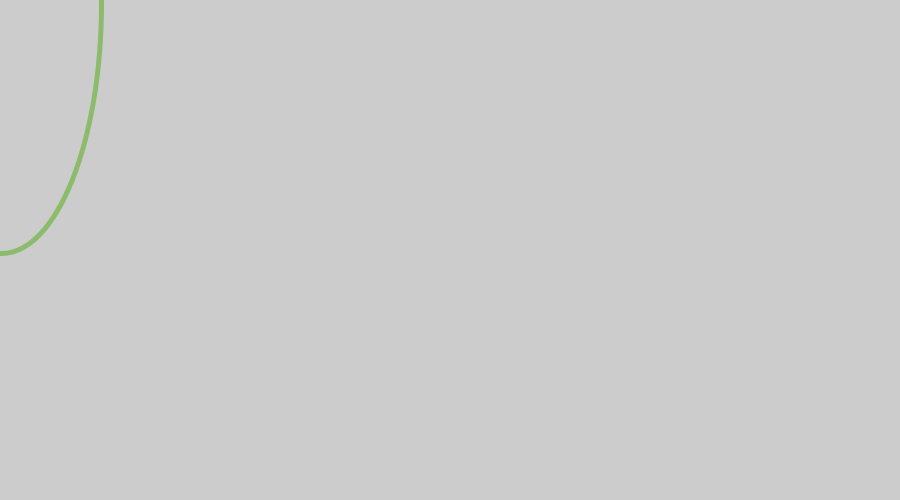
Frame 1 (no input)
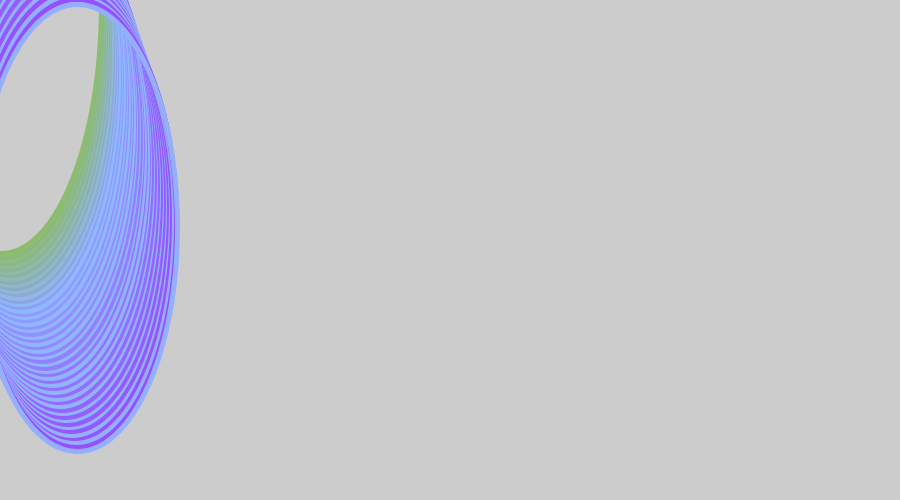
Frame 60 (the mouse pressed at the canvas centre just before this capture)
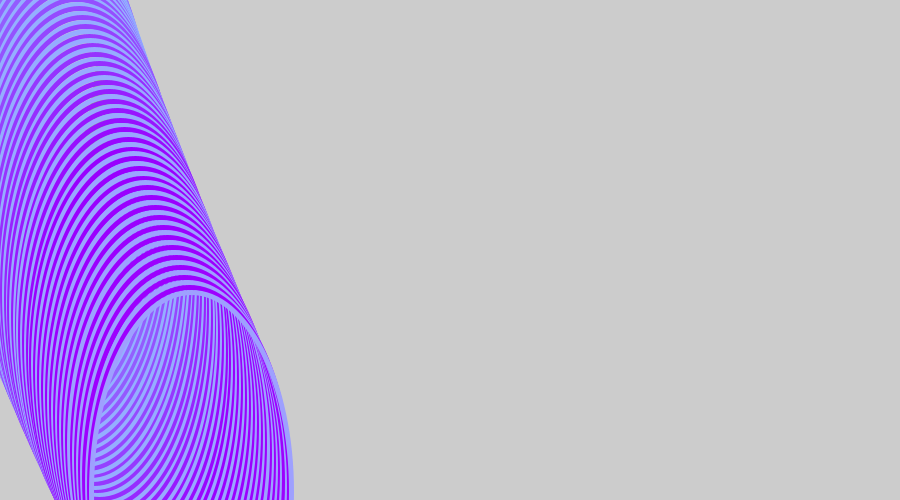
Frame 120 (the mouse held since frame 60 and released just before this capture)

The Processing sketch that drew these frames (run headless with seeded random() and noise(); from frame 60 on, the mouse is pressed at the canvas centre):

// Processing sketch: processing_44328
// ── processing_44328.pde

     float x1 = 0;
float y1 = 0;
float x2 = 0;
float y2 = 0;
float xspeed1 = 1;
float yspeed1 = 1.5;
float xspeed2 = .99;
float yspeed2 = 2.5;
        
void setup() {
  size (900,500);
  frameRate(30);
}
        
void draw(){
         
  
  x1 = x1 + xspeed1;
  y1 = y1 + yspeed1;
  x2 = x2 + xspeed2;
y2 = y2+ yspeed2;  
  
  
         
  if ((x1 > width) || (x1 < 01 )) {
    xspeed1 = -xspeed1;
  }
       
xspeed1 = xspeed1+.01;

        
  if ((x2 > width) || (x2 < 1 )) {
    xspeed2 = -xspeed2;
  }
       

           
    if (( y1 > height) || (y1 < 1)) {
      yspeed1 = - yspeed1 ;
    }
    
      if (( y2 > height) || (y2 < 1)) {
      yspeed2 = - yspeed2 ;
    }
           
    strokeWeight(5);
    stroke( 170-(y2/8),250-(x2/6+(y1)),200-(y2*4));
noFill();
   // ellipse (x1-(y2/100),y1,100-(x1/5), 50+(y2/30));
stroke(140+(y1/10), 190-(y2/10+(x1/.5*(x2/HALF_PI))), 100+(y2*PI));
ellipse(x1,y2+(x1), 200,500-(x1/100+(y2-(y1+.1*x1))))  ;
}
          
          
      
void keyPressed() {
  save("japey.tiff");
}
